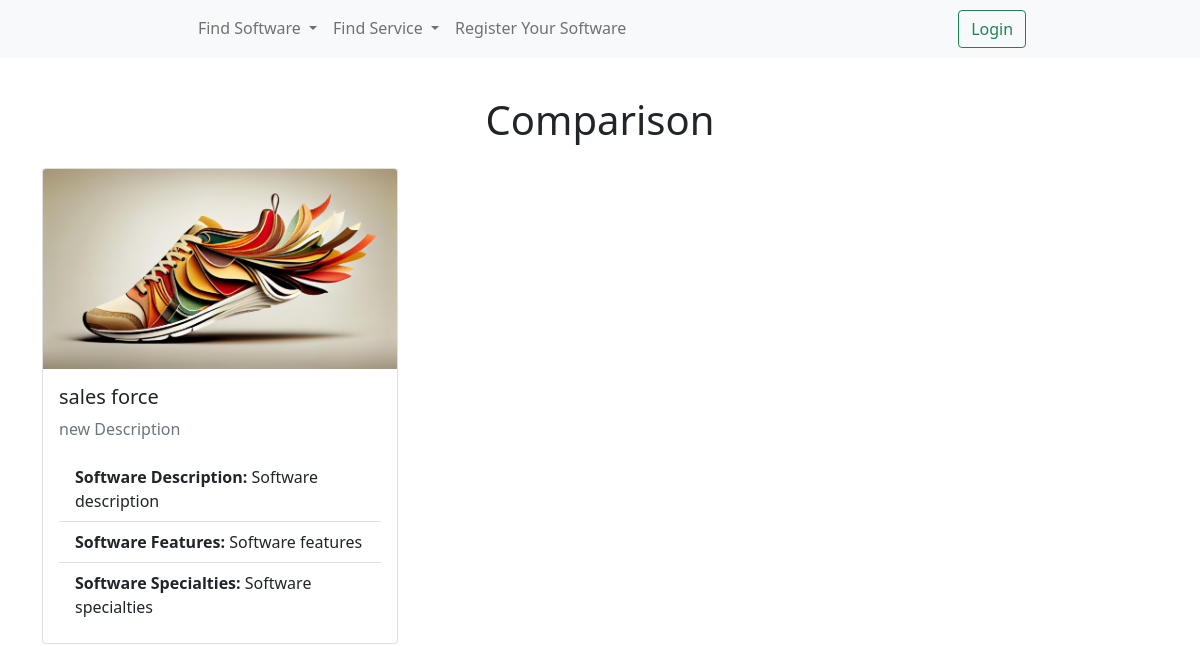
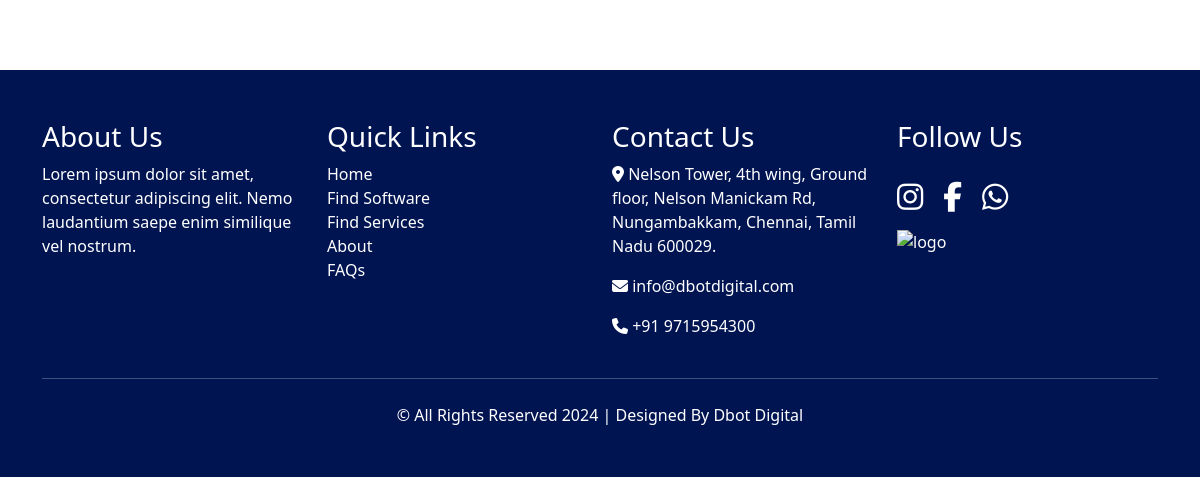
Before: /compare-software/1/ with the older database file (2 pictures, top to bottom).
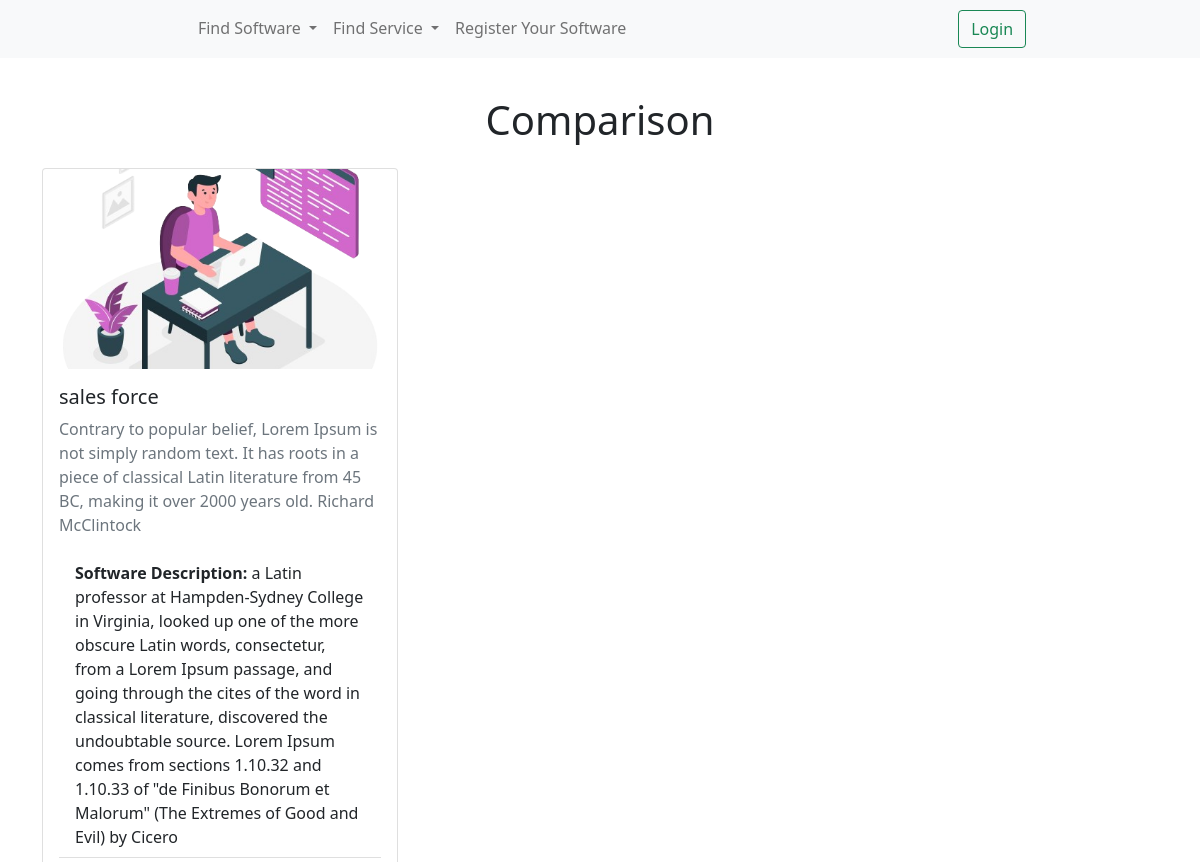
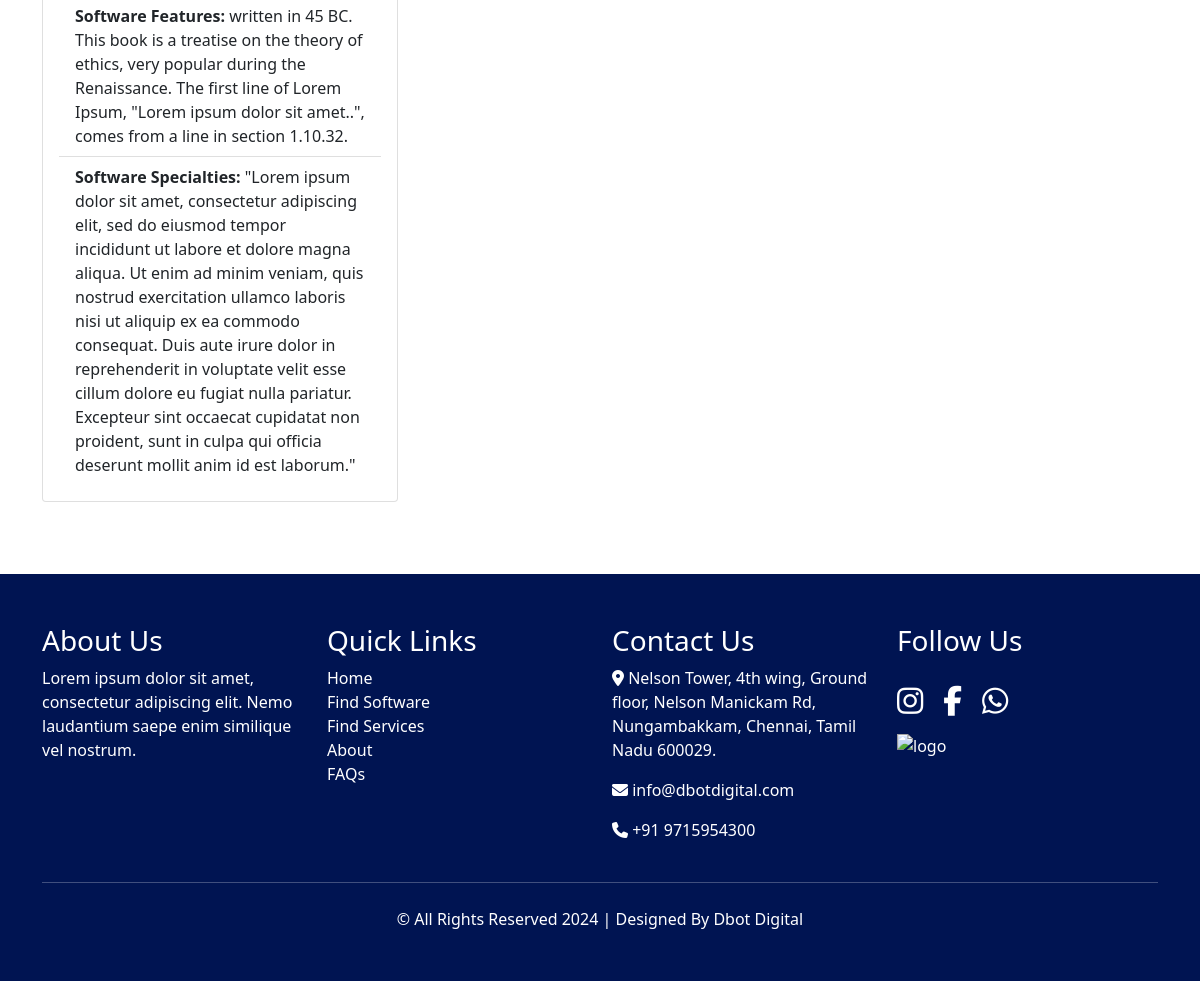
After: the same page with the newer database file (2 pictures, top to bottom).
### listingapp/models.py (models this page shows, shortened)
class SoftwareList(models.Model):
    image = models.ImageField(upload_to='software_images/')
    heading = models.CharField(max_length=255)
    description = models.TextField()
    software_description = models.TextField()
    software_features = models.TextField()
    software_specialties = models.TextField()
    subcategory = models.ForeignKey(Subcategory, on_delete=models.CASCADE)
    is_premium = models.BooleanField(default=False)  # Add a BooleanField for premium purchase option
    amount = models.DecimalField(max_digits=10, decimal_places=2, null=True, blank=True)  # Add DecimalField for premium purchase amount

### listingapp/views.py (the view)
# urls.py: path('compare-software/<str:ids>/', compare_software, name='compare_software'),
def compare_software(request, ids):
    software_ids = ids.split(',')
    selected_software = SoftwareList.objects.filter(id__in=software_ids)
    return render(request, 'compare_software.html', {'selected_software': selected_software})

### listingapp/templates/compare_software.html
{% extends 'base.html' %}
{% load static %}
{% block content %}
<br><br>
<div class="container py-5">
    <h1 class="mb-4 text-center">Comparison</h1>
    <div class="row">
        {% for software in selected_software %}
        <div class="col-md-4">
            <div class="card mb-4">
                <img src="{{ software.image.url }}" class="card-img-top" alt="{{ software.heading }}" style="width: 100%; height: 200px; object-fit: cover;">
                <div class="card-body">
                    <h5 class="card-title">{{ software.heading }}</h5>
                    <p class="card-text text-muted">{{ software.description }}</p>
                    <ul class="list-group list-group-flush">
                        <li class="list-group-item"><strong>Software Description:</strong> {{ software.software_description }}</li>
                        <li class="list-group-item"><strong>Software Features:</strong> {{ software.software_features }}</li>
                        <li class="list-group-item"><strong>Software Specialties:</strong> {{ software.software_specialties }}</li>
                    </ul>
                </div>
            </div>
        </div>
        {% endfor %}
    </div>
</div>
{% endblock %}

Changed rows visible on the page:
changed SoftwareList "sales force": image: a different picture; description "new Description" → "Contrary to popular belief, Lorem Ipsum is not simply random text. It has roots in a piece of classical Latin literature from 45 BC, making it over 2000 years old. Richard McClintock"; software_description "Software description" → "a Latin professor at Hampden-Sydney College in Virginia, looked up one of the more obscure Latin words, consectetur, from a Lorem Ipsum passage, and going through the cites of the word in classical literature, discovered the undoubtable source. Lorem Ipsum comes from sections 1.10.32 and 1.10.33 of \"de Finibus Bonorum et Malorum\" (The Extremes of Good and Evil) by Cicero"; software_features "Software features" → "written in 45 BC. This book is a treatise on the theory of ethics, very popular during the Renaissance. The first line of Lorem Ipsum, \"Lorem ipsum dolor sit amet..\", comes from a line in section 1.10.32."; software_specialties "Software specialties" → "\"Lorem ipsum dolor sit amet, consectetur adipiscing elit, sed do eiusmod tempor incididunt ut labore et dolore magna aliqua. Ut enim ad minim veniam, quis nostrud exercitation ullamco laboris nisi ut aliquip ex ea commodo consequat. Duis aute irure dolor in reprehenderit in voluptate velit esse cillum dolore eu fugiat nulla pariatur. Excepteur sint occaecat cupidatat non proident, sunt in culpa qui officia deserunt mollit anim id est laborum.\""
